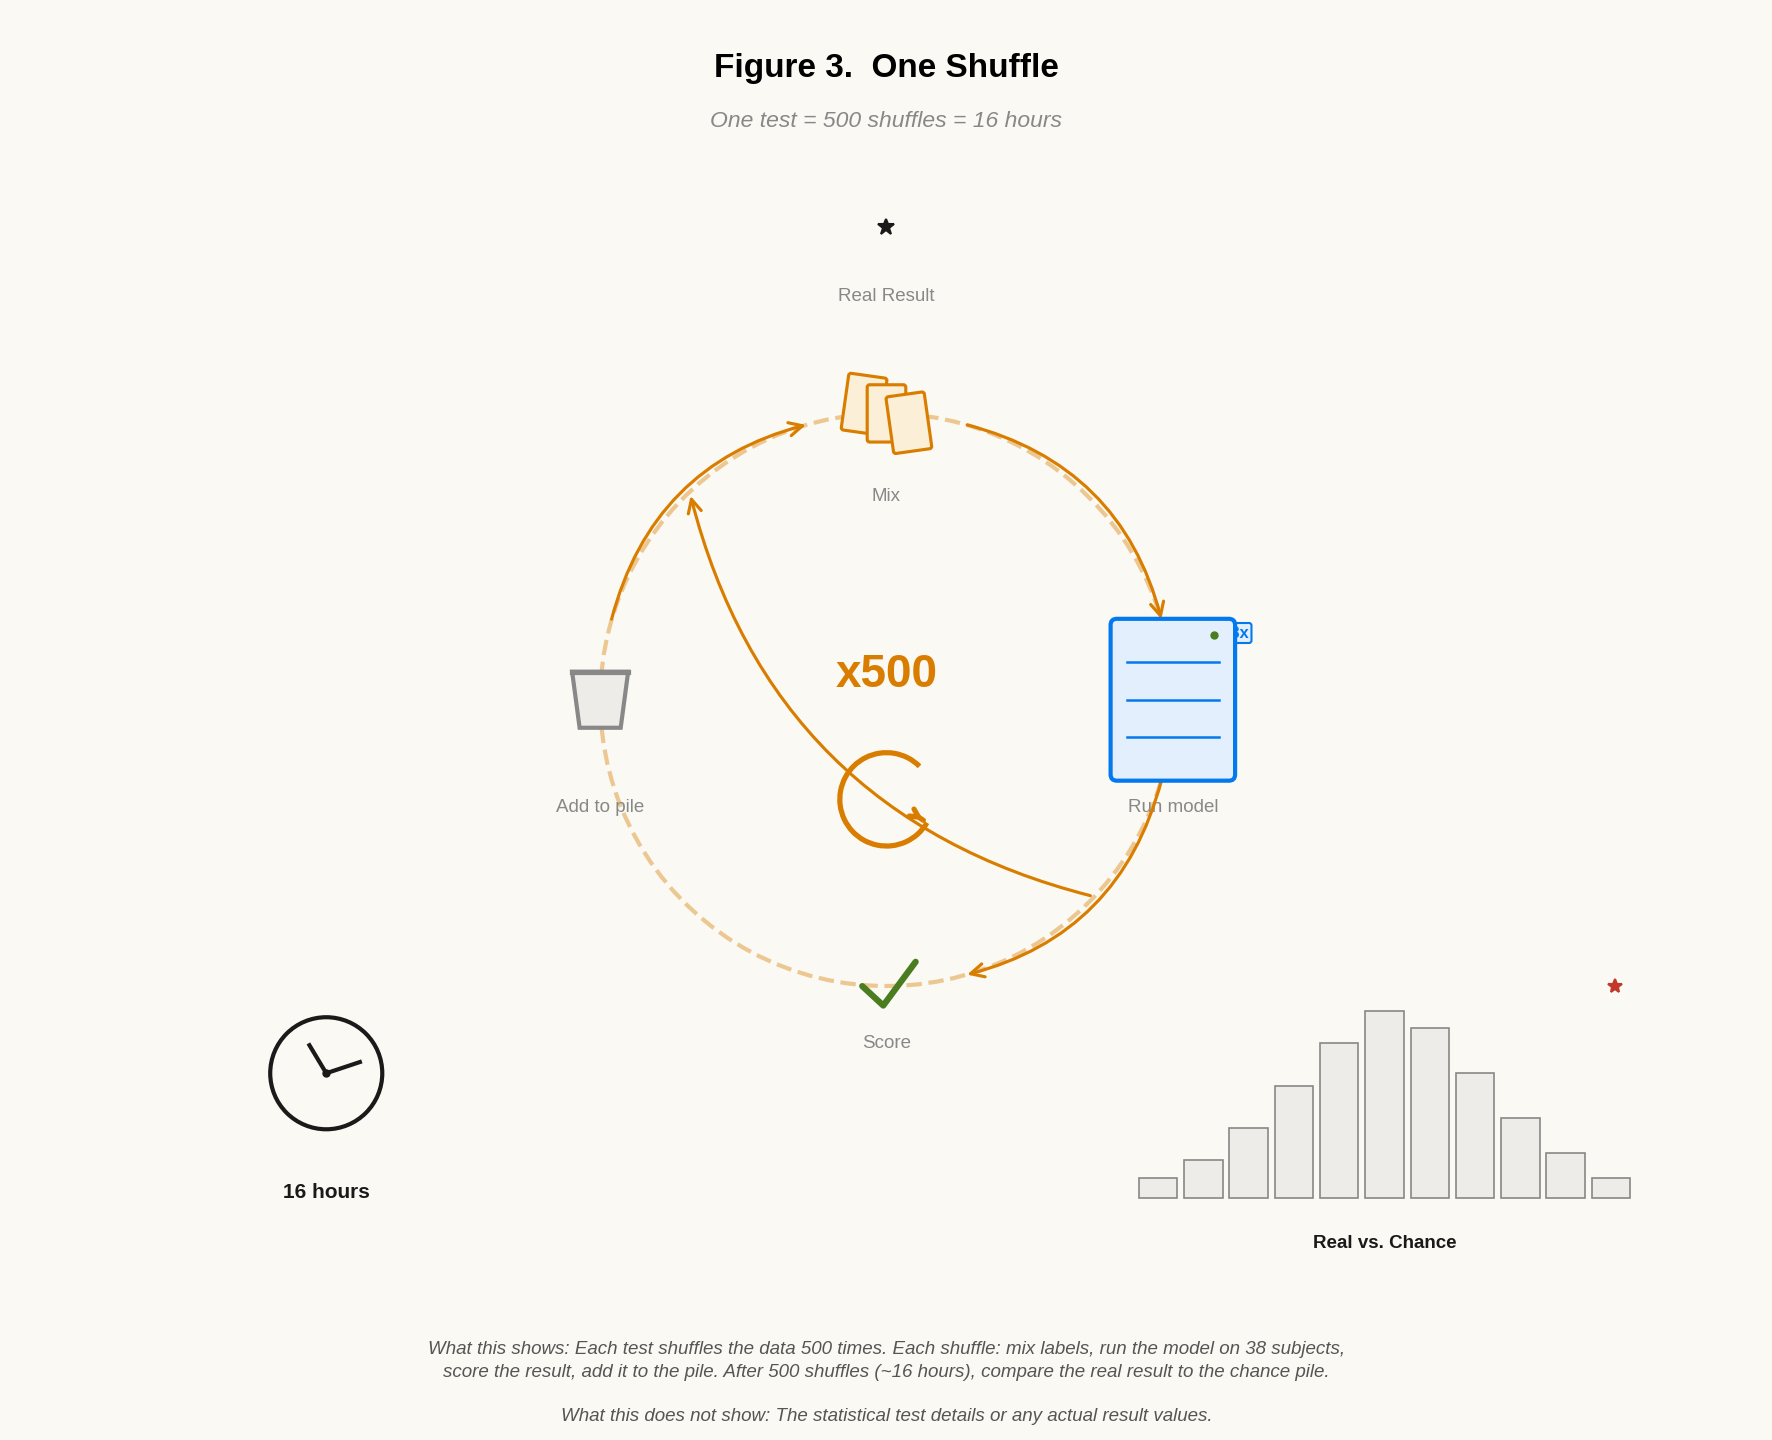

Reproduce this figure in Python.
#!/usr/bin/env python3
"""Figure 3 — One Shuffle (icon-driven redesign)

Message: One test = 500 shuffles = 16 hours. Here's why.
Central loop: Mix -> Run model -> Score -> Add to pile, repeated 500 times.
Visual payoff: histogram showing real result vs. cloud of chance.
"""
import matplotlib
matplotlib.use('Agg')
import matplotlib.pyplot as plt
from matplotlib.patches import FancyArrowPatch, Arc, Circle
import numpy as np
import os, sys
sys.path.insert(0, os.path.dirname(os.path.abspath(__file__)))
from icons import *

setup_font()
OUT = os.path.dirname(os.path.abspath(__file__))

fig, ax = plt.subplots(figsize=(14, 10), dpi=150)
ax.set_xlim(0, 14); ax.set_ylim(0, 10); ax.set_aspect('equal'); ax.axis('off')
fig.patch.set_facecolor(OFFWHT); ax.set_facecolor(OFFWHT)

def arrow(x1, y1, x2, y2, c=BLACK, lw=2, s='->', cs='arc3,rad=0'):
    ax.add_patch(FancyArrowPatch((x1, y1), (x2, y2), arrowstyle=s,
                 color=c, linewidth=lw, connectionstyle=cs, mutation_scale=16, zorder=3))

# ---- Title ----
ax.text(7, 9.5, "Figure 3.  One Shuffle", ha='center', fontsize=16, fontweight='bold')
ax.text(7, 9.1, "One test = 500 shuffles = 16 hours", ha='center', fontsize=11, color=GRAY, style='italic')

# ---- Top: Real Result star ----
draw_star(ax, 7, 8.3, 1.0, color=BLACK)
ax.text(7, 7.7, "Real Result", ha='center', fontsize=9, color=GRAY)

# ---- Central loop ----
loop_cx, loop_cy = 7, 4.5
loop_r = 2.3

# Draw the circular path (dashed)
theta = np.linspace(0, 2*np.pi, 100)
ax.plot(loop_cx + loop_r * np.cos(theta), loop_cy + loop_r * np.sin(theta),
        color=ORANGE, lw=2, ls='--', alpha=0.4, zorder=2)

# 4 icons at cardinal points
# Top: Cards (Mix)
draw_cards(ax, loop_cx, loop_cy + loop_r, 1.5, color=ORANGE, fc=ORANGE_LT)
ax.text(loop_cx, loop_cy + loop_r - 0.7, "Mix", ha='center', fontsize=9, color=GRAY)

# Right: Server + 38x badge (Run model)
draw_server(ax, loop_cx + loop_r, loop_cy, 1.5, color=BLUE, fc=BLUE_LT)
ax.text(loop_cx + loop_r, loop_cy - 0.9, "Run model", ha='center', fontsize=9, color=GRAY)
# 38x badge
ax.text(loop_cx + loop_r + 0.5, loop_cy + 0.5, "38x", ha='center', fontsize=8,
        fontweight='bold', color=BLUE,
        bbox=dict(boxstyle='round,pad=0.15', facecolor=BLUE_LT, edgecolor=BLUE, lw=1))

# Bottom: Check (Score)
draw_check(ax, loop_cx, loop_cy - loop_r, 1.3, color=GREEN)
ax.text(loop_cx, loop_cy - loop_r - 0.5, "Score", ha='center', fontsize=9, color=GRAY)

# Left: Bucket (Add to pile)
draw_bucket(ax, loop_cx - loop_r, loop_cy, 1.5, color=GRAY, fc=GRAY_LT)
ax.text(loop_cx - loop_r, loop_cy - 0.9, "Add to pile", ha='center', fontsize=9, color=GRAY)

# Center: x500 + loop arrow
ax.text(loop_cx, loop_cy + 0.2, "x500", ha='center', va='center', fontsize=22,
        fontweight='bold', color=ORANGE)
draw_loop(ax, loop_cx, loop_cy - 0.8, 1.5, color=ORANGE)

# Curved arrows along the loop (clockwise)
for start_ang, end_ang in [(90, 0), (0, -90), (-90, 180), (180, 90)]:
    t = np.linspace(np.radians(start_ang), np.radians(end_ang), 30)
    sx = loop_cx + loop_r * np.cos(t[5])
    sy = loop_cy + loop_r * np.sin(t[5])
    ex = loop_cx + loop_r * np.cos(t[-6])
    ey = loop_cy + loop_r * np.sin(t[-6])
    arrow(sx, sy, ex, ey, c=ORANGE, lw=1.5, cs='arc3,rad=-0.3')

# ---- Bottom left: Clock + 16 hours ----
draw_clock(ax, 2.5, 1.5, 1.5, color=BLACK, fc=OFFWHT)
ax.text(2.5, 0.5, "16 hours", ha='center', fontsize=10, fontweight='bold', color=BLACK)

# ---- Bottom right: Histogram (visual payoff) ----
hist_x, hist_y = 11.0, 1.5
hist_w, hist_h = 4.0, 2.0
# Bell-shaped chance distribution
heights = [0.08, 0.15, 0.28, 0.45, 0.62, 0.75, 0.68, 0.50, 0.32, 0.18, 0.08]
draw_histogram(ax, hist_x, hist_y, hist_w, hist_h, heights,
               color=GRAY, fc=GRAY_LT)
# Star marker for real result (far right, above bars)
star_x = hist_x + hist_w/2 - 0.15
star_y = hist_y - hist_h/2 + hist_h * 0.85
draw_star(ax, star_x, star_y, 0.9, color=RED)
# Arrow from star down to indicate it's the real result
ax.text(hist_x, hist_y - hist_h/2 - 0.4, "Real vs. Chance", ha='center', fontsize=9,
        fontweight='bold', color=BLACK)

# ---- Caption ----
caption = ("What this shows: Each test shuffles the data 500 times. Each shuffle: mix labels, run the model on 38 subjects,\n"
           "score the result, add it to the pile. After 500 shuffles (~16 hours), compare the real result to the chance pile.\n\n"
           "What this does not show: The statistical test details or any actual result values.")
fig.text(0.5, 0.01, caption, ha='center', va='bottom', fontsize=9,
         color='#555', style='italic', linespacing=1.4)

plt.tight_layout(); plt.subplots_adjust(bottom=0.12, top=0.95)
fig.savefig(os.path.join(OUT, 'fig3_one_shuffle.png'), dpi=150, bbox_inches='tight', facecolor=OFFWHT)
fig.savefig(os.path.join(OUT, 'fig3_one_shuffle.svg'), format='svg', bbox_inches='tight', facecolor=OFFWHT)
plt.close(fig); print("Figure 3 saved.")
